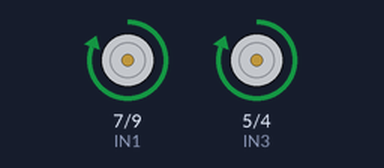
A sketch run on a simulated Arduino Uno, built with avr-gcc and run on an emulated ATmega328P. On the bench: motor-driver pin pairs drawn as motors (green arrow = first pin HIGH = forward, orange = second pin HIGH = backward, longer = more drive, scaled by the enable pin).

Above: at 0.5 s.
At 2.0 s:
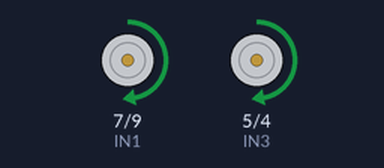
At 4.0 s:
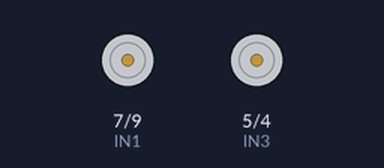
At 6.7 s:
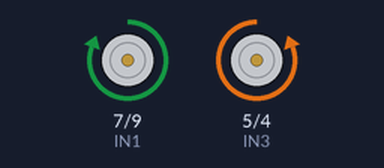
Timing chart, 0 to 7.2 s (numbered marks = the images above):
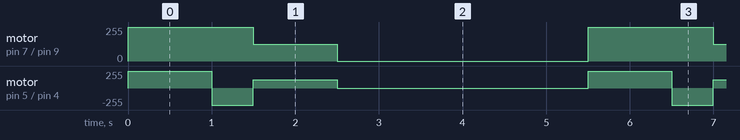

The sketch:

main.ino
```cpp
// motor controller pins
const int ENA = 6;
const int IN1 = 7;
const int IN2 = 9;
const int ENB = 3;
const int IN3 = 5;
const int IN4 = 4;


// different speeds
const int FAST = 255;
const int REGULAR = 127;
const int SLOW = 50;


void setup() {
  // setup motor pins
  pinMode(ENA, OUTPUT);
  pinMode(IN1, OUTPUT);
  pinMode(IN2, OUTPUT);
  pinMode(ENB, OUTPUT);
  pinMode(IN3, OUTPUT);
  pinMode(IN4, OUTPUT);
}


void loop() {
  drive(FAST);
  delay(1000);

  turn(FAST);
  delay(500);

  drive(REGULAR);
  delay(1000);

  stop_all();

  delay(3000);
}


// drive both motors at speed
void drive(int speed) {
  go(0, speed);
  go(1, speed);
}


// 255 is turn right, -255 is turn left
void turn(int direction) {
  go(0, -direction);
  go(1, direction);
}


// turns on a motor gives the speed
// 1 is left, 0 is right
void go(int motor, int speed) {
  analogWrite((motor ? ENA : ENB), abs(speed));
  digitalWrite((motor ? IN1 : IN3), (speed>0 ? HIGH : LOW));
  digitalWrite((motor ? IN2 : IN4), (speed>0 ? LOW : HIGH));
}


// turns off a motor
void stop(int motor) {
    go(motor, 0);
}


// turns off all motors
void stop_all() {
    stop(0);
    stop(1);
}
```

Measured:
- by itself, motor on pin 7 (IN1) / pin 9 (IN2): repeats every 5.5 s: forward 127/255 1.0 s, stopped 3.0 s, forward 255/255 1.5 s
- by itself, motor on pin 5 (IN3) / pin 4 (IN4): repeats every 5.5 s: backward 255/255 0.50 s, forward 127/255 1.0 s, stopped 3.0 s, forward 255/255 1.0 s
